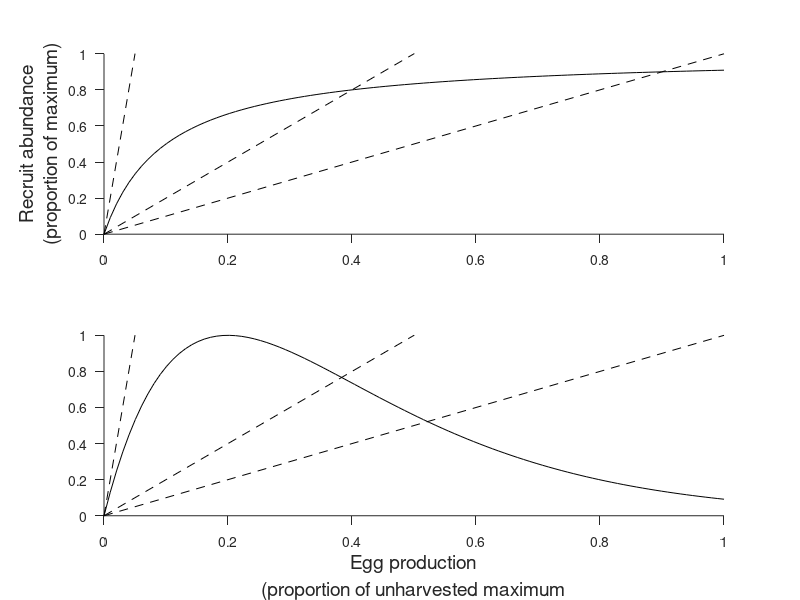

Write the MATLAB code that produced this figure.
function SRcurves_plot

% Plot example of S-R relationships to illustrate location of cohort
% resonance & 2T cycle behavior

S = linspace(0,1,1e2);
a = 0.5;
b = 10;
aR = 0.5;
bR = 5;
Rick = aR.*S.*exp(-bR.*S);
Bev = a.*S./(1 + b.*S);

figure(1)
clf
set(gcf,'units','cent','position',[10 10 9,18])
sh(1) = subplot(2,1,1);
hold on
plot(S,Bev.*b/a,'k-')
plot([0 1],[0 1/0.05],'k--')
plot([0 1],[0 1/0.5],'k--')
plot([0 1],[0 1],'k--')
ylim([0 1])


sh(2) = subplot(2,1,2);
hold on
plot(S,Rick/(aR/bR*exp(-1)),'k-')
plot([0 1],[0 1/0.05],'k--')
plot([0 1],[0 1/0.5],'k--')
plot([0 1],[0 1],'k--')
ylim([0 1])

set(sh,'tickdir','out','ticklength',[0.015 0.015])
set(sh,'xtick',0:0.2:1,'ytick',0:0.2:1)
set(sh,'fontsize',10)
xlabel(sh(2),{'Egg production';'(proportion of unharvested maximum'},'fontsize',14)
ylabel(sh(1),{'Recruit abundance';'(proportion of maximum)'},'fontsize',14)

